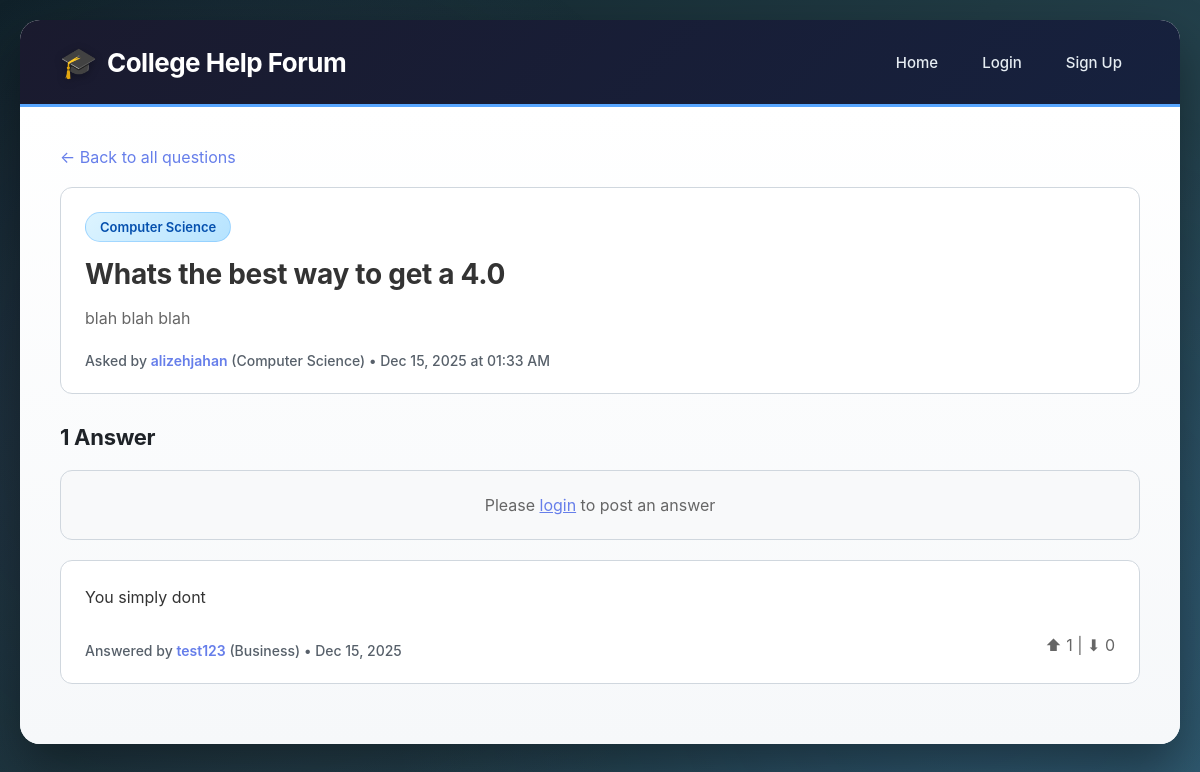
/question/1, run on an earlier commit of the app's database.
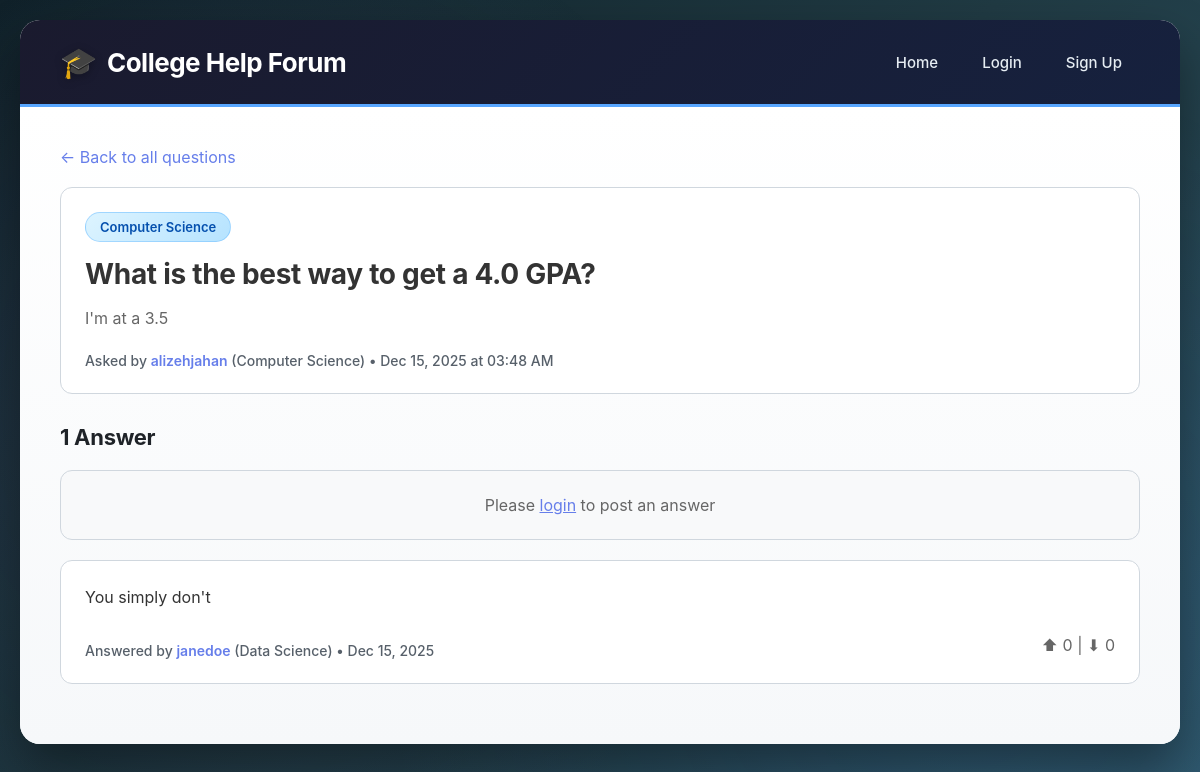
And on a later commit of the database.
### app.py (models this page shows)
class Topic(db.Model):
    id = db.Column(db.Integer, primary_key=True)
    name = db.Column(db.String(50), unique=True, nullable=False)
    description = db.Column(db.String(200))
    questions = db.relationship('Question', backref='topic', lazy=True)

class Question(db.Model):
    id = db.Column(db.Integer, primary_key=True)
    title = db.Column(db.String(200), nullable=False)
    content = db.Column(db.Text, nullable=False)
    created_at = db.Column(db.DateTime, default=datetime.utcnow)
    user_id = db.Column(db.Integer, db.ForeignKey('user.id'), nullable=False)
    topic_id = db.Column(db.Integer, db.ForeignKey('topic.id'), nullable=False)
    answers = db.relationship('Answer', backref='question', lazy=True, cascade='all, delete-orphan')

class User(db.Model):
    id = db.Column(db.Integer, primary_key=True)
    username = db.Column(db.String(80), unique=True, nullable=False)
    password_hash = db.Column(db.String(200), nullable=False)
    major = db.Column(db.String(100))
    year = db.Column(db.String(20))
    created_at = db.Column(db.DateTime, default=datetime.utcnow)
    questions = db.relationship('Question', backref='author', lazy=True)
    answers = db.relationship('Answer', backref='author', lazy=True)

class Answer(db.Model):
    id = db.Column(db.Integer, primary_key=True)
    content = db.Column(db.Text, nullable=False)
    created_at = db.Column(db.DateTime, default=datetime.utcnow)
    upvotes = db.Column(db.Integer, default=0)
    downvotes = db.Column(db.Integer, default=0)
    user_id = db.Column(db.Integer, db.ForeignKey('user.id'), nullable=False)
    question_id = db.Column(db.Integer, db.ForeignKey('question.id'), nullable=False)
    votes = db.relationship('Vote', backref='answer', lazy=True, cascade='all, delete-orphan')

### app.py (the view, shortened to what this page needs)
@app.route('/question/<int:question_id>', methods=['GET', 'POST'])
def view_question(question_id):
    question = Question.query.get_or_404(question_id)
    answers = Answer.query.filter_by(question_id=question_id).order_by(Answer.upvotes.desc()).all()
    return render_template('question.html', question=question, answers=answers)

### templates/question.html (shortened to what this page needs)
{% extends "base.html" %}
{% block content %}
<div style="margin-bottom: 20px;">
    <a href="{{ url_for('index') }}" style="color: #667eea; text-decoration: none;">← Back to all questions</a>
</div>
<div class="card">
    <span class="topic-badge">{{ question.topic.name }}</span>
    <h2 style="margin: 15px 0; color: #333;">{{ question.title }}</h2>
    <p style="color: #666; line-height: 1.6; white-space: pre-wrap;">{{ question.content }}</p>
    <div class="user-info" style="margin-top: 20px;">
        Asked by <a href="{{ url_for('profile', username=question.author.username) }}" style="color: #667eea;">{{ question.author.username }}</a>
        {% if question.author.major %} ({{ question.author.major }}){% endif %}
        • {{ question.created_at.strftime('%b %d, %Y at %I:%M %p') }}
    </div>
</div>
<h3 style="margin: 30px 0 20px 0;">{{ answers|length }} Answer{% if answers|length != 1 %}s{% endif %}</h3>
{% if session.user_id %}
    <div class="card" style="background: #f8f9fa;">
        <h4 style="margin-bottom: 15px;">Your Answer</h4>
        <form method="POST" action="{{ url_for('view_question', question_id=question.id) }}">
            <textarea name="content" rows="6" placeholder="Share your knowledge..." required></textarea>
            <button type="submit" class="btn" style="margin-top: 10px;">Post Answer</button>
        </form>
    </div>
{% else %}
    <div class="card" style="background: #f8f9fa; text-align: center;">
        <p style="color: #666;">Please <a href="{{ url_for('login') }}" style="color: #667eea;">login</a> to post an answer</p>
    </div>
{% endif %}
{% for answer in answers %}
    <div class="card">
        <p style="color: #333; line-height: 1.6; white-space: pre-wrap;">{{ answer.content }}</p>
        <div style="display: flex; justify-content: space-between; align-items: center; margin-top: 20px;">
            <div class="user-info">
                Answered by <a href="{{ url_for('profile', username=answer.author.username) }}" style="color: #667eea;">{{ answer.author.username }}</a>
                {% if answer.author.major %} ({{ answer.author.major }}){% endif %}
                • {{ answer.created_at.strftime('%b %d, %Y') }}
            </div>
            {% if session.user_id %}
                <div style="display: flex; gap: 15px; align-items: center;">
                    <a href="{{ url_for('vote', answer_id=answer.id, vote_type='upvote') }}" style="text-decoration: none; color: #28a745; font-size: 20px;" title="Upvote">
                        ⬆ {{ answer.upvotes }}
                    </a>
                    <a href="{{ url_for('vote', answer_id=answer.id, vote_type='downvote') }}" style="text-decoration: none; color: #dc3545; font-size: 20px;" title="Downvote">
                        ⬇ {{ answer.downvotes }}
                    </a>
                </div>
            {% else %}
                <div style="color: #666;">
                    ⬆ {{ answer.upvotes }} | ⬇ {{ answer.downvotes }}
                </div>
            {% endif %}
        </div>
    </div>
{% endfor %}
{% endblock %}

### templates/base.html (shortened to what this page needs)
<!DOCTYPE html>
<html lang="en">
<head>
</head>
<body>
    <div class="container">
        <nav>
            <h1>College Help Forum</h1>
            <ul>
                <li><a href="{{ url_for('index') }}">Home</a></li>
                {% if session.user_id %}
                    <li><a href="{{ url_for('ask_question') }}">Ask Question</a></li>
                    <li><a href="{{ url_for('profile', username=session.username) }}">Profile</a></li>
                    <li><a href="{{ url_for('logout') }}">Logout</a></li>
                {% else %}
                    <li><a href="{{ url_for('login') }}">Login</a></li>
                    <li><a href="{{ url_for('signup') }}">Sign Up</a></li>
                {% endif %}
            </ul>
        </nav>
        <div class="content">
            {% block content %}{% endblock %}
        </div>
    </div>
</body>
</html>

### templates/base.html (style rules this page uses)
* { margin: 0; padding: 0; box-sizing: border-box; }
body { font-family: 'Inter', -apple-system, BlinkMacSystemFont, 'Segoe UI', Roboto, sans-serif; background: linear-gradient(135deg, #0f2027 0%, #203a43 50%, #2c5364 100%); min-height: 100vh; padding: 20px; position: relative; }
body::before { content: ''; position: fixed; top: 0; left: 0; width: 100%; height: 100%; background-image: radial-gradient(circle at 20% 50%, rgba(120, 119, 198, 0.15) 0%, transparent 50%), radial-gradient(circle at 80% 80%, rgba(88, 166, 255, 0.15) 0%, transparent 50%); pointer-events: none; z-index: 0; }
.container { max-width: 1200px; margin: 0 auto; background: rgba(255, 255, 255, 0.98); border-radius: 20px; box-shadow: 0 25px 50px rgba(0,0,0,0.4); overflow: hidden; position: relative; z-index: 1; }
nav { background: linear-gradient(135deg, #1a1a2e 0%, #16213e 100%); padding: 24px 40px; display: flex; justify-content: space-between; align-items: center; border-bottom: 3px solid #58a6ff; }
nav h1 { color: white; font-size: 26px; font-weight: 700; letter-spacing: -0.5px; display: flex; align-items: center; gap: 10px; }
nav h1::before { content: '🎓'; font-size: 30px; filter: drop-shadow(0 2px 4px rgba(0,0,0,0.3)); }
nav ul { list-style: none; display: flex; gap: 8px; }
nav a { color: #e6edf3; text-decoration: none; padding: 10px 18px; border-radius: 8px; transition: all 0.3s ease; font-weight: 500; font-size: 15px; }
.content { padding: 40px; background: linear-gradient(to bottom, #ffffff 0%, #f6f8fa 100%); }
.card { background: white; border: 1px solid #d0d7de; border-radius: 12px; padding: 24px; margin-bottom: 20px; transition: all 0.3s ease; position: relative; }
.card::before { content: ''; position: absolute; top: 0; left: 0; width: 4px; height: 0; background: linear-gradient(180deg, #0969da 0%, #58a6ff 100%); border-radius: 12px 0 0 12px; transition: height 0.3s ease; }
.user-info { color: #57606a; font-size: 14px; margin-top: 12px; font-weight: 500; }
.user-info a { color: #0969da; text-decoration: none; font-weight: 600; }
.topic-badge { display: inline-block; background: linear-gradient(135deg, #ddf4ff 0%, #b6e3ff 100%); color: #0550ae; padding: 6px 14px; border-radius: 20px; font-size: 13px; margin-right: 8px; font-weight: 600; border: 1px solid #54aeff66; transition: all 0.2s ease; }
h2, h3, h4 { color: #1f2328; font-weight: 700; letter-spacing: -0.3px; }
h2 { font-size: 28px; margin-bottom: 12px; }
h3 { font-size: 22px; margin-bottom: 10px; }

What changed in the data, as far as the page shows it:
changed Question: title "Whats the best way to get a 4.0" → "What is the best way to get a 4.0 GPA?"; content "blah blah blah" → "I'm at a 3.5"; created_at "Dec 15, 2025 at 01:33 AM" → "Dec 15, 2025 at 03:48 AM"
changed Answer: content "You simply dont" → "You simply don't"; author.username "test123" → "janedoe"; author.major "Business" → "Data Science"; upvotes "1" → "0"
